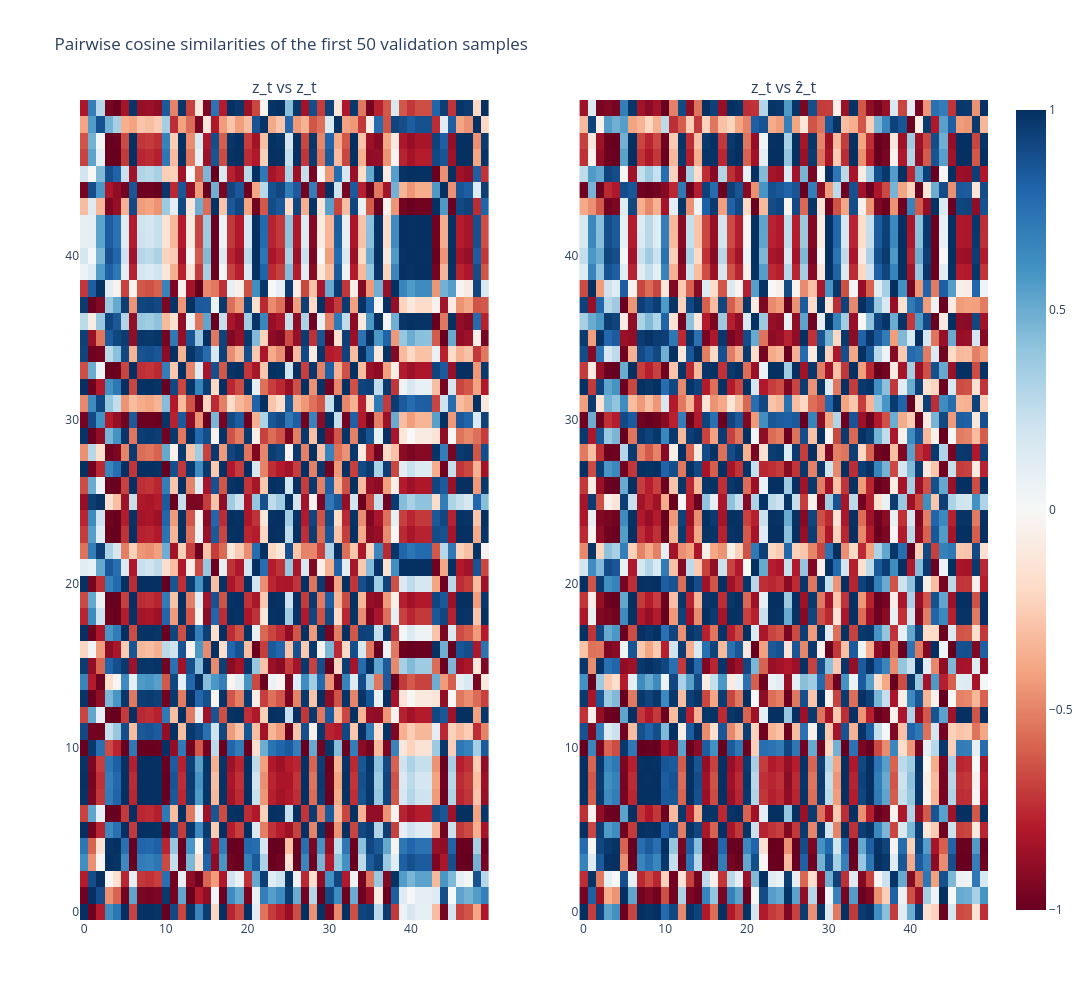

This figure's notebook cell:
### Markdown cell above
In the plot below, we take a quick look at the cosine similarities between text embeddings of the first 50 validation samples. The left plot is a subset of the gram matrix of the text embeddings $z_t$, while the right plot is a subset of the cosine similarities between predicted text embeddings $f(z_v)$ and the real text embeddings $z_t$. For brevity's sake I'll refer to the former as the true Gram matrix $G$ and the latter as the estimated Gram matrix $\widehat{G}$. In an ideal world, we would like to observe two phenomena:

- $G$ exhibits high variability. If that doesn't happen, then the text encoder is mapping all captions really close to each other.
- $\widehat{G}$ is close to the actual gram matrix. Moreover, we want the diagonal of $\widehat{G}$ to be consistently close to 1.

### Code cell
N = 50
zt = F.normalize(z_t, dim=-1)
zhat = F.normalize(z_hat_t, dim=-1)

sim_tt = (zt @ zt.T).numpy()    # text vs text
sim_that = (zt @ zhat.T).numpy()  # text vs predicted

fig = subplots.make_subplots(
    rows=1,
    cols=2,
    subplot_titles=["z_t vs z_t", "z_t vs ẑ_t"],
)
fig.add_trace(
    go.Heatmap(z=sim_tt[:N, :N],   colorscale="RdBu", zmid=0, showscale=True),
    row=1,
    col=1,
)
fig.add_trace(
    go.Heatmap(z=sim_that[:N, :N], colorscale="RdBu", zmid=0, showscale=False),
    row=1,
    col=2,
)
fig.update_layout(
    title="Pairwise cosine similarities of the first 50 validation samples", width=2000, height=1000
)
fig.show()

### Figure 1 — Plotly figure (JSON) as saved in the notebook; plotly's stock layout.template omitted (floating-point values rounded to 4 significant figures; data arrays with more than 128 entries replaced by an {"elided": "..."} marker saying what was removed)
{"data": [{"colorscale": [[0, "rgb(103,0,31)"], [0.1, "rgb(178,24,43)"], [0.2, "rgb(214,96,77)"], [0.3, "rgb(244,165,130)"], [0.4, "rgb(253,219,199)"], [0.5, "rgb(247,247,247)"], [0.6, "rgb(209,229,240)"], [0.7, "rgb(146,197,222)"], [0.8, "rgb(67,147,195)"], [0.9, "rgb(33,102,172)"], [1, "rgb(5,48,97)"]], "showscale": true, "type": "heatmap", "xaxis": "x", "yaxis": "y", "z": {"elided": "50x50 float values"}, "zmid": 0}, {"colorscale": [[0, "rgb(103,0,31)"], [0.1, "rgb(178,24,43)"], [0.2, "rgb(214,96,77)"], [0.3, "rgb(244,165,130)"], [0.4, "rgb(253,219,199)"], [0.5, "rgb(247,247,247)"], [0.6, "rgb(209,229,240)"], [0.7, "rgb(146,197,222)"], [0.8, "rgb(67,147,195)"], [0.9, "rgb(33,102,172)"], [1, "rgb(5,48,97)"]], "showscale": false, "type": "heatmap", "xaxis": "x2", "yaxis": "y2", "z": {"elided": "50x50 float values"}, "zmid": 0}], "layout": {"annotations": [{"font": {"size": 16}, "showarrow": false, "text": "z_t vs z_t", "x": 0.225, "xanchor": "center", "xref": "paper", "y": 1, "yanchor": "bottom", "yref": "paper"}, {"font": {"size": 16}, "showarrow": false, "text": "z_t vs ẑ_t", "x": 0.775, "xanchor": "center", "xref": "paper", "y": 1, "yanchor": "bottom", "yref": "paper"}], "height": 1000, "title": {"text": "Pairwise cosine similarities of the first 50 validation samples"}, "width": 2000, "xaxis": {"anchor": "y", "domain": [0, 0.45]}, "xaxis2": {"anchor": "y2", "domain": [0.55, 1]}, "yaxis": {"anchor": "x", "domain": [0, 1]}, "yaxis2": {"anchor": "x2", "domain": [0, 1]}}}
